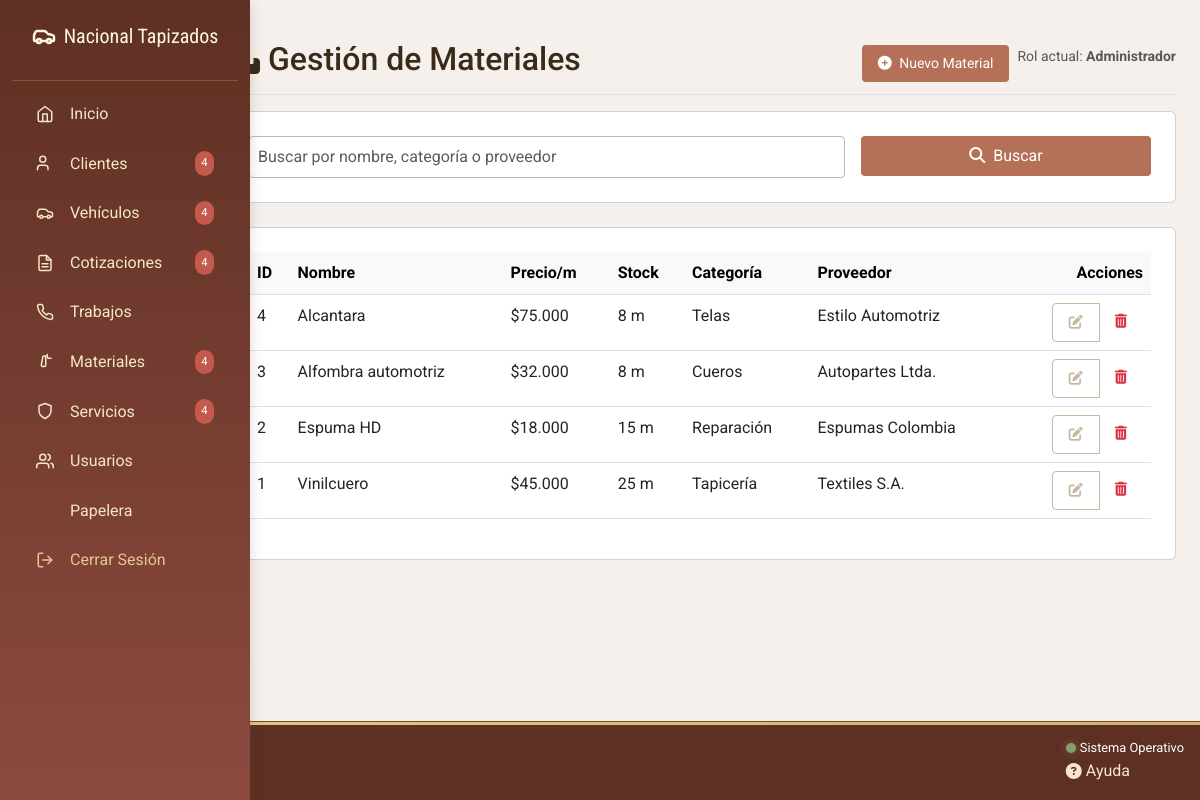
/admin/formularios/materiales/index.php (signed in), run on the app's committed database.
### tables this page shows
CREATE TABLE `materiales` (
  `id_material` int(11) NOT NULL,
  `nombre_material` varchar(70) NOT NULL,
  `descripcion_material` text NOT NULL,
  `precio_metro` decimal(10,2) NOT NULL,
  `stock_material` int(11) NOT NULL,
  `categoria_material` varchar(50) NOT NULL,
  `proveedor_material` varchar(100) NOT NULL,
  `fecha_actualizacion` timestamp NOT NULL DEFAULT current_timestamp() ON UPDATE current_timestamp(),
  `activo` tinyint(1) NOT NULL DEFAULT 1
);

### admin/formularios/materiales/index.php (the view, shortened to what this page needs)
<?php
require_once __DIR__ . '/../../../php/conexion.php';
$busqueda = $_GET['busqueda'] ?? '';
$pagina = max(1, intval($_GET['pagina'] ?? 1));
$porPagina = 10;
$sql = "SELECT * FROM materiales";
$params = [];
$where = '';
$offset = ($pagina - 1) * $porPagina;
$sql .= " $where ORDER BY nombre_material ASC LIMIT $offset, $porPagina";
$stmt = $conex->prepare($sql);
if (!empty($busqueda)) {
    $stmt->execute($params);
} else {
    $stmt->execute();
}
$materiales = $stmt->fetchAll();
require_once __DIR__ . '/../../includes/head.php';
?>
<body class="bg-light">
    <div class="container-fluid">
        <div class="row">
            <?php include __DIR__ . '/../../includes/sidebar.php'; ?>
            <main class="col-md-9 ms-sm-auto col-lg-10 px-md-4 py-4">
                <div class="d-flex justify-content-between flex-wrap flex-md-nowrap align-items-center pt-3 pb-2 mb-3 border-bottom">
                    <h1 class="h2">
                        <i class="fas fa-boxes me-2"></i>Gestión de Materiales
                    </h1>
                    <div class="btn-toolbar mb-2 mb-md-0">
                        <div class="btn-group me-2">
                            <a href="crear.php" class="btn btn-sm btn-primary">
                                <i class="fas fa-plus-circle me-1"></i> Nuevo Material
                            </a>
                        </div>
                        <div class="text-muted small">
                            Rol actual: <strong>Administrador</strong>
                        </div>
                    </div>
                </div>
                <div class="card mb-4">
                    <div class="card-body">
                        <form class="row g-3">
                            <div class="col-md-8">
                                <input type="text" class="form-control" name="busqueda" value="<?= htmlspecialchars($busqueda) ?>"
                                    placeholder="Buscar por nombre, categoría o proveedor">
                            </div>
                            <div class="col-md-4">
                                <button class="btn btn-primary w-100" type="submit">
                                    <i class="fas fa-search me-1"></i> Buscar
                                </button>
                            </div>
                        </form>
                    </div>
                </div>
                <div class="card">
                    <div class="card-body">
                        <div class="table-responsive">
                            <table class="table table-hover">
                                <thead class="table-light">
                                    <tr>
                                        <th>ID</th>
                                        <th>Nombre</th>
                                        <th>Precio/m</th>
                                        <th>Stock</th>
                                        <th>Categoría</th>
                                        <th>Proveedor</th>
                                        <th class="text-end">Acciones</th>
                                    </tr>
                                </thead>
                                <tbody>
                                    <?php if (count($materiales) > 0): ?>
                                        <?php foreach ($materiales as $material): ?>
                                            <tr>
                                                <td><?= $material['id_material'] ?></td>
                                                <td><?= htmlspecialchars($material['nombre_material']) ?></td>
                                                <td>$<?= number_format($material['precio_metro'], 0, ',', '.') ?></td>
                                                <td><?= $material['stock_material'] ?> m</td>
                                                <td><?= htmlspecialchars($material['categoria_material']) ?></td>
                                                <td><?= htmlspecialchars($material['proveedor_material']) ?></td>
                                                <td class="text-end">
                                                    <div class="btn-group" role="group">
                                                        <a href="editar.php?id=<?= $material['id_material'] ?>" class="btn btn-sm btn-outline-secondary">
                                                            <i class="fas fa-edit"></i>
                                                        </a>
                                                        <a href="index.php?eliminar=<?= $material['id_material'] ?>"
                                                            class="btn btn-sm btn-outline-danger"
                                                            onclick="return confirm('¿Eliminar este material?')">
                                                            <i class="fas fa-trash-alt"></i>
                                                        </a>
                                                    </div>
                                                </td>
                                            </tr>
                                        <?php endforeach; ?>
                                    <?php endif; ?>
                                </tbody>
                            </table>
                        </div>
                    </div>
                </div>
            </main>
        </div>
    </div>
    <?php require_once __DIR__ . '/../../includes/footer.php'; ?>
</body>
</html>

### public/assets/css/variables.css (style rules this page uses)
:root { --primary-dark: #5E3023; --secondary-dark: #8C4A3F; --accent-color: #B57157; --accent-light: #D4A373; --neutral-dark: #C7B8A1; --neutral-medium: #E0D5CE; --neutral-light: #F5F0EB; --text-light: #FFFFFF; --text-dark: #3A2A1A; --gold-cream: #F5E6C8; --gold-pastel: #E6C88C; --gold-dark: #D4B170; --gold-accent: #D4A017; --gradient-leather: linear-gradient(135deg, var(--secondary-dark), var(--accent-color)); --gradient-light: linear-gradient(135deg, var(--neutral-medium), var(--neutral-light)); --gradient-gold: linear-gradient(135deg, var(--gold-pastel), var(--gold-dark)); --shadow-sm: 0 2px 6px rgba(94, 48, 35, 0.15); --shadow-md: 0 4px 12px rgba(94, 48, 35, 0.2); --shadow-lg: 0 8px 24px rgba(94, 48, 35, 0.25); --border-stitched: 2px solid var(--accent-color); --border-soft: 1px solid var(--neutral-dark); --border-gold: 1px solid var(--gold-pastel); --space-xs: 0.25rem; --space-sm: 0.5rem; --space-md: 1rem; --space-lg: 1.5rem; --space-xl: 2rem; --space-xxl: 3rem; --transition-fast: 0.2s ease; --transition-normal: 0.3s ease; --transition-slow: 0.5s ease; --sidebar-width: 280px; --header-height: 70px; --z-sidebar: 1000; --z-header: 1100; --z-modal: 1200; --success-color: #8A9B6E; --error-color: #C45A4D; --warning-color: #E6C88C; }

### public/assets/css/admin.css (style rules this page uses)
:root { --primary-dark: #5E3023; --secondary-dark: #8C4A3F; --accent-color: #B57157; --gold-cream: #F5E6C8; --gold-pastel: #E6C88C; }
.admin-body { font-family: 'Roboto', sans-serif; background-color: var(--neutral-light); color: var(--text-dark); line-height: 1.6; overflow-x: hidden; }
body { background-image: url('https://pfst.cf2.poecdn.net/base/image/60ab54eef562f30f85a67bde31f924f078199dae0b7bc6c333dfb467a2c13471?w=1024&h=768&pmaid=442168253'); background-size: cover; background-position: center; background-attachment: fixed; margin: 0; padding: 0; font-family: 'Roboto', sans-serif; color: #333; }
.card-body { padding: 1.5rem; }
.form-control { width: 100%; padding: 0.5rem; border-radius: 4px; border: 1px solid var(--neutral-dark); background-color: rgba(255, 255, 255, 0.1); color: white; }
.btn { padding: 0.5rem 1rem; border-radius: 4px; border: none; cursor: pointer; transition: var(--transition-fast); }
.btn-primary { background-color: var(--accent-color); color: white; }
.btn-outline-secondary { background-color: transparent; border: 1px solid var(--neutral-dark); color: var(--neutral-dark); }

### data on the page
materiales: id_material "4", nombre_material "Alcantara", precio_metro "75.000", stock_material "8", categoria_material "Telas", proveedor_material "Estilo Automotriz"
materiales: id_material "3", nombre_material "Alfombra automotriz", precio_metro "32.000", stock_material "8", categoria_material "Cueros", proveedor_material "Autopartes Ltda."
materiales: id_material "2", nombre_material "Espuma HD", precio_metro "18.000", stock_material "15", categoria_material "Reparación", proveedor_material "Espumas Colombia"
materiales: id_material "1", nombre_material "Vinilcuero", precio_metro "45.000", stock_material "25", categoria_material "Tapicería", proveedor_material "Textiles S.A."
